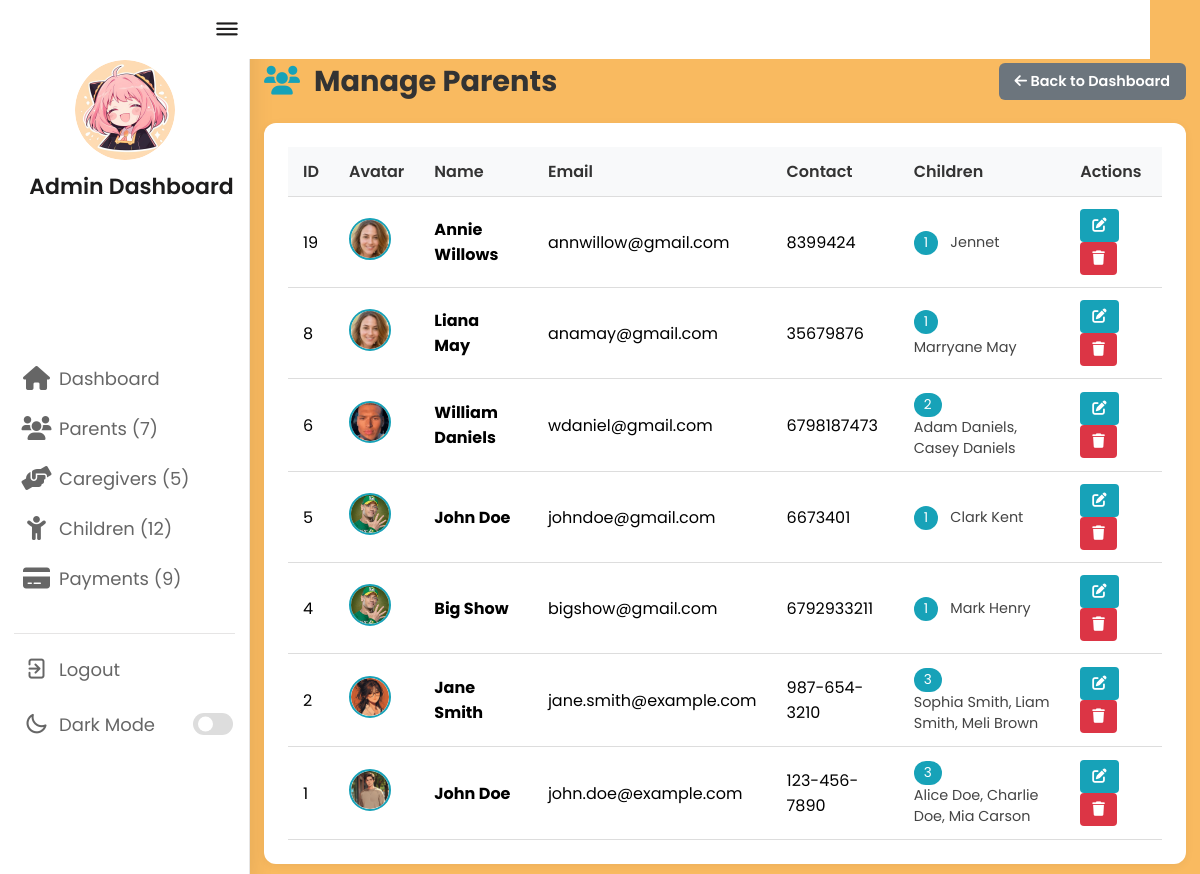
Page /admin/admin_parents.php (signed in) on the committed database.
### tables this page shows
CREATE TABLE `users` (
  `user_id` int(11) NOT NULL,
  `name` varchar(100) NOT NULL,
  `email` varchar(100) NOT NULL,
  `role` enum('Parent','Admin','Caregiver') NOT NULL,
  `password` varchar(255) NOT NULL,
  `contact_info` varchar(15) DEFAULT NULL,
  `profile_image` varchar(255) DEFAULT NULL
);

### admin/admin_parents.php (the view, shortened to what this page needs)
<?php
include '../config.php';
$stmt = $conn->prepare("
    SELECT
        u.user_id,
        u.name,
        u.email,
        u.contact_info,
        u.profile_image,
        COUNT(c.child_id) AS child_count,
        GROUP_CONCAT(c.name SEPARATOR ', ') AS child_names
    FROM users u
    LEFT JOIN child c ON u.user_id = c.user_id
    WHERE u.role = 'Parent'
    GROUP BY u.user_id
    ORDER BY u.user_id DESC
");
$stmt->execute();
$parents = $stmt->fetchAll(PDO::FETCH_ASSOC);
?>
<!DOCTYPE html>
<html lang="en">
<head>
    <link rel="stylesheet" href="https://cdnjs.cloudflare.com/ajax/libs/font-awesome/6.0.0/css/all.min.css">
    <link rel="stylesheet" href="https://unicons.iconscout.com/release/v4.0.0/css/line.css">
    <link rel="stylesheet" href="admin_css/dashboard.css">
</head>
<body>
    <?php
    if (file_exists('admin_header.php')) {
        include 'admin_header.php';
    } elseif (file_exists('admin_sidebar.php')) {
        include 'admin_sidebar.php';
    }
    ?>
    <section class="dashboard">
        <div class="top">
            <i class="uil uil-bars sidebar-toggle"></i>
        </div>
        <div class="dash-content">
            <div class="top-bar">
                <h1><i class="fas fa-users"></i> Manage Parents</h1>
                <a href="admin_dashboard.php" class="btn btn-back">
                    <i class="fas fa-arrow-left"></i> Back to Dashboard
                </a>
            </div>
            <div class="table-wrapper">
                <table>
                    <thead>
                        <tr>
                            <th>ID</th>
                            <th>Avatar</th>
                            <th>Name</th>
                            <th>Email</th>
                            <th>Contact</th>
                            <th>Children</th>
                            <th>Actions</th>
                        </tr>
                    </thead>
                    <tbody>
                        <?php if (!empty($parents)): ?>
                            <?php foreach ($parents as $parent): ?>
                            <tr>
                                <td><?= (int)$parent['user_id'] ?></td>
                                <td>
                                    <img src="<?= !empty($parent['profile_image']) ? '../uploaded_files/' . htmlspecialchars($parent['profile_image']) : '../assets/media/parent_1.png' ?>"
                                         class="avatar"
                                         alt="Avatar"
                                         onerror="this.src='../assets/media/parent_1.png'">
                                </td>
                                <td><strong><?= htmlspecialchars($parent['name']) ?></strong></td>
                                <td><?= htmlspecialchars($parent['email']) ?></td>
                                <td><?= htmlspecialchars($parent['contact_info'] ?? 'N/A') ?></td>
                                <td>
                                    <span class="badge"><?= (int)$parent['child_count'] ?></span>
                                    <?php if ($parent['child_count'] > 0): ?>
                                        <span class="child-names"><?= htmlspecialchars($parent['child_names']) ?></span>
                                    <?php else: ?>
                                        <span class="no-children">No children</span>
                                    <?php endif; ?>
                                </td>
                                <td>
                                    <a href="edit_parent.php?user_id=<?= (int)$parent['user_id'] ?>" class="btn btn-edit"><i class="fas fa-edit"></i></a>
                                    <a href="delete_parent.php?user_id=<?= (int)$parent['user_id'] ?>" class="btn btn-delete" onclick="return confirm('Delete this parent?')"><i class="fas fa-trash"></i></a>
                                </td>
                            </tr>
                            <?php endforeach; ?>
                        <?php else: ?>
                            <tr>
                                <td colspan="7" style="text-align:center; padding: 20px; color: #888;">No registered parents found.</td>
                            </tr>
                        <?php endif; ?>
                    </tbody>
                </table>
            </div>
        </div>
    </section>
</body>
</html>

### admin/admin_css/dashboard.css (style rules this page uses)
* { margin: 0; padding: 0; box-sizing: border-box; font-family: 'Poppins', sans-serif; }
:root { --primary-color: #f9ba60; --panel-color: #fff; --text-color: #1d1c1c; --black-light-color: #666; --border-color: #e6e5e5; --toggle-color: #ddd; --box1-color: #ffe6ac; --box2-color: #e9768f; --box3-color: #f9ba60; --title-icon-color: #fff; --box-shadow: 0 .5rem 1.5rem rgba(0,0,0,.1); --tran-05: all 0.5s ease; --tran-03: all 0.3s ease; --tran-02: all 0.2s ease; }
body { min-height: 100vh; background-color: var(--primary-color); }
.dashboard { position: relative; left: 250px; width: calc(100% - 250px); padding: 10px 14px; transition: var(--tran-05); }
.dashboard .top { position: fixed; top: 0; left: 200px; display: flex; width: calc(100% - 250px); justify-content: flex-start; align-items: center; padding: 10px 14px; background-color: var(--panel-color); transition: var(--tran-05); z-index: 9; }
.dashboard .top .sidebar-toggle { font-size: 26px; color: var(--text-color); cursor: pointer; }
.dashboard .dash-content { padding-top: 50px; }

### admin/admin_parents.php (style rules this page uses)
.table-wrapper { background: #fff; border-radius: 12px; padding: 1.5rem; box-shadow: 0 2px 10px rgba(0,0,0,0.05); overflow-x: auto; margin-top: 15px; }
table { width: 100%; border-collapse: collapse; }
th, td { padding: 12px 15px; text-align: left; border-bottom: 1px solid #ddd; }
th { background: #f8f9fa; font-weight: 600; color: #333; }
.avatar { width: 42px; height: 42px; border-radius: 50%; object-fit: cover; border: 2px solid #17a2b8; }
.btn { padding: 6px 12px; border-radius: 4px; text-decoration: none; color: #fff; font-size: 0.9rem; display: inline-block; }
.btn-edit { background: #17a2b8; }
.btn-delete { background: #dc3545; }
.btn-back { background: #6c757d; padding: 8px 16px; border-radius: 6px; font-weight: 600; }
.top-bar { display: flex; justify-content: space-between; align-items: center; margin-bottom: 20px; flex-wrap: wrap; gap: 10px; }
.top-bar h1 { margin: 0; font-size: 1.8rem; color: #333; }
.top-bar h1 i { color: #17a2b8; margin-right: 8px; }
.badge { background: #17a2b8; color: #fff; padding: 2px 10px; border-radius: 20px; font-size: 0.85rem; display: inline-block; margin-right: 8px; }
.child-names { font-size: 0.9rem; color: #444; max-width: 250px; display: inline-block; vertical-align: middle; }

### rows in the picture
users: user_id "19", profile_image (picture), name "Annie Willows", email "annwillow@gmail.com", contact_info "8399424", child_count "1", child_names "Jennet"
users: user_id "8", profile_image (picture), name "Liana May", email "anamay@gmail.com", contact_info "35679876", child_count "1", child_names "Marryane May"
users: user_id "6", profile_image (picture), name "William Daniels", email "wdaniel@gmail.com", contact_info "6798187473", child_count "2", child_names "Adam Daniels, Casey Daniels"
users: user_id "5", profile_image (picture), name "John Doe", email "johndoe@gmail.com", contact_info "6673401", child_count "1", child_names "Clark Kent"
users: user_id "4", profile_image (picture), name "Big Show", email "bigshow@gmail.com", contact_info "6792933211", child_count "1", child_names "Mark Henry"
users: user_id "2", profile_image (picture), name "Jane Smith", email "jane.smith@example.com", contact_info "987-654-3210", child_count "3", child_names "Sophia Smith, Liam Smith, Meli Brown"
users: user_id "1", profile_image (picture), name "John Doe", email "john.doe@example.com", contact_info "123-456-7890", child_count "3", child_names "Alice Doe, Charlie Doe, Mia Carson"

### other values in the picture
$total_parents "7"
$total_caregivers "5"
$total_children "12"
$total_bills_issued "9"
